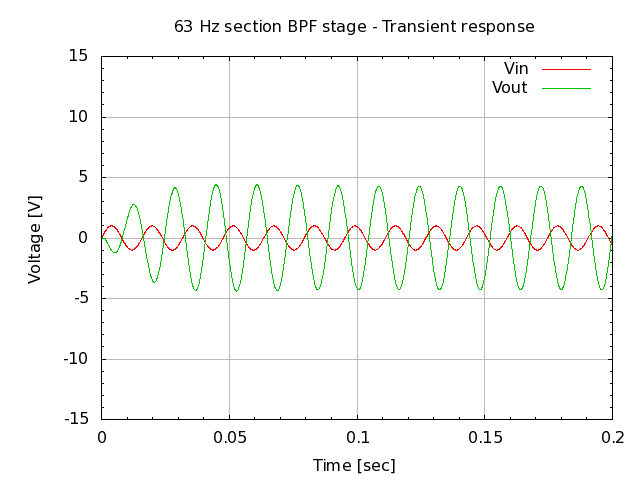

Generate this figure with gnuplot:
# set terminal
set term png

# set graph
set output "26.006.00.52.02-1.png"
set title "63 Hz section BPF stage - Transient response"

# setup Y-axis
set yrange [-15:15]
set grid ytics lt 1 lw 1 lc rgb "#bbbbbb"
set mytics
set ylabel "Voltage [V]"

# setup X-axis
set grid xtics lt 1 lw 1 lc rgb "#bbbbbb"
set mxtics
set xlabel "Time [sec]"

# setup plot style
set style data lines
plot '26.006.00.52.02.dat' using 1:2 title "Vin", \
     '26.006.00.52.02.dat' using 1:3 title "Vout"

# set output back to default
set output

# reset terminal type
set terminal pop
